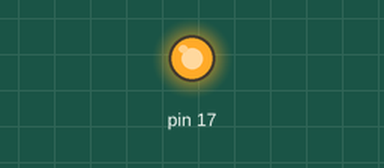
Recording of a sketch running on a simulated Arduino Uno, built with avr-gcc and run on an emulated ATmega328P. On the bench: output pins drawn as LEDs (lit = HIGH).

Above: at 0.5 s.
At 41.0 s:
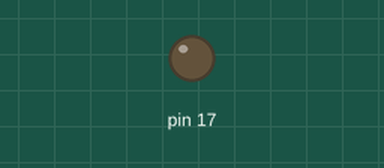
Timing chart, 0 to 63.7 s (numbered marks = the images above):
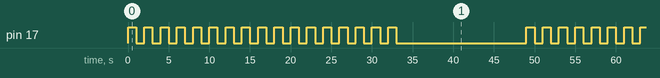

The sketch:

LED.ino
```cpp
void setup() {
  // put your setup code here, to run once:
  pinMode(17, HIGH);
}

void loop() {
  // put your main code here, to run repeatedly:
  int i = 0;
  while (i < 17) {
    digitalWrite(17, HIGH);
    delay(1000);
    digitalWrite(17, LOW);
    delay(1000);
    i++;
  }
  delay(15000);
}
```

Measured:
- by itself, pin 17: moves between LOW and HIGH, repeating every 49.0 s
- by itself, everything shown: repeats every 49.0 s, in 34 steps
